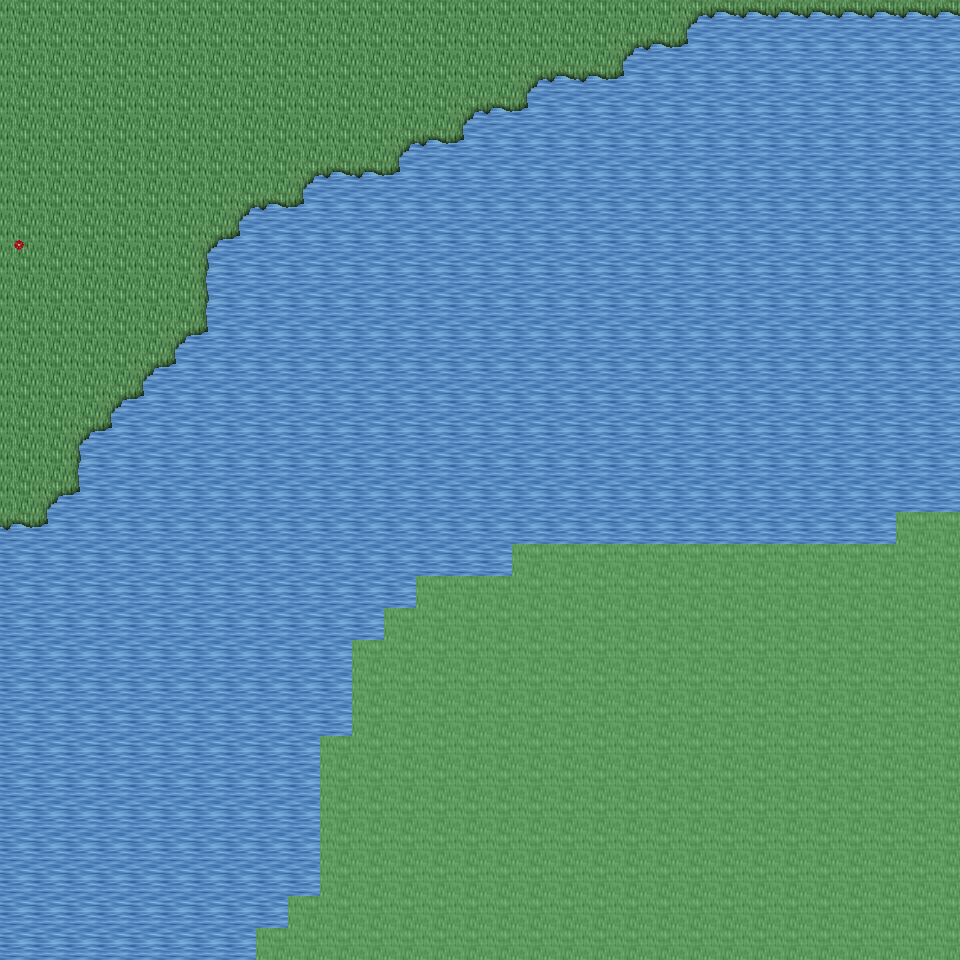

Rendered tile map (Tiled .tmx) drawn with the repository's tilesets; below, a short description and the map source with its tile grids summarised:
An orthogonal 30x30 tile map with 32x32 px tiles, 6 tile layers (Ground, Object, Object2, Above, ...), 14 tilesets and 4 objects (4x mapExit).

<map version="1.0" orientation="orthogonal" renderorder="right-down" width="30" height="30" tilewidth="32" tileheight="32" nextobjectid="5">
  <tileset firstgid="1" name="tileset_ground_ground" tilewidth="32" tileheight="32" tilecount="33" columns="3">
    <image source="../drawable/tileset_ground_ground.png" width="96" height="352" />
  </tileset>
  <tileset firstgid="34" name="tileset_plant_flower_daisy_red" tilewidth="32" tileheight="32" tilecount="8" columns="2">
    <image source="../drawable/tileset_plant_flower_daisy_red.png" width="64" height="128" />
  </tileset>
  <tileset firstgid="42" name="tileset_ground_grass_edges" tilewidth="32" tileheight="32" tilecount="36" columns="12">
    <image source="../drawable/tileset_ground_grass_edges.png" width="384" height="96" />
  </tileset>
  <tileset firstgid="78" name="tileset_ground_grass_corners" tilewidth="32" tileheight="32" tilecount="24" columns="6">
    <image source="../drawable/tileset_ground_grass_corners.png" width="192" height="128" />
  </tileset>
  <tileset firstgid="102" name="tileset_ground_water_pool" tilewidth="32" tileheight="32" tilecount="72" columns="3">
    <image source="../drawable/tileset_ground_water_pool.png" width="96" height="768" />
  </tileset>
  <tileset firstgid="174" name="tileset_plant_flower_daisy_white" tilewidth="32" tileheight="32" tilecount="8" columns="2">
    <image source="../drawable/tileset_plant_flower_daisy_white.png" width="64" height="128" />
  </tileset>
  <tileset firstgid="182" name="tileset_plant_grasses" tilewidth="32" tileheight="32" tilecount="6" columns="3">
    <image source="../drawable/tileset_plant_grasses.png" width="96" height="64" />
  </tileset>
  <tileset firstgid="188" name="tileset_item_statue_bird" tilewidth="32" tileheight="32" tilecount="8" columns="2">
    <image source="../drawable/tileset_item_statue_bird.png" width="64" height="128" />
  </tileset>
  <tileset firstgid="196" name="tileset_plant_tree_tree_darkgreen" tilewidth="32" tileheight="32" tilecount="88" columns="8">
    <image source="../drawable/tileset_plant_tree_tree_darkgreen.png" width="256" height="352" />
  </tileset>
  <tileset firstgid="284" name="tileset_logic_collision" tilewidth="32" tileheight="32" tilecount="1" columns="1">
    <image source="../drawable/tileset_logic_collision.png" width="32" height="32" />
  </tileset>
  <tileset firstgid="285" name="tileset_ground_water_pool_deep" tilewidth="32" tileheight="32" tilecount="72" columns="3">
    <image source="../drawable/tileset_ground_water_pool_deep.png" width="96" height="768" />
  </tileset>
  <tileset firstgid="357" name="tileset_logic_item_fruits" tilewidth="32" tileheight="32" tilecount="16" columns="8">
    <image source="../drawable/tileset_logic_item_fruits.png" width="256" height="64" />
  </tileset>
  <tileset firstgid="373" name="tileset_plant_tree_umbrella_thorn" tilewidth="32" tileheight="32" tilecount="18" columns="6">
    <image source="../drawable/tileset_plant_tree_umbrella_thorn.png" width="192" height="96" />
  </tileset>
  <tileset firstgid="391" name="tileset_light_light_5x5" tilewidth="32" tileheight="32" tilecount="25" columns="5">
    <image source="../drawable/tileset_light_light_5x5.png" width="160" height="160" />
  </tileset>
  <layer name="Ground" width="30" height="30">
    <data>[900 cells, 900 non-empty, 7 distinct tile ids]</data>
  </layer>
  <layer name="Object" width="30" height="30">
    <data>[900 cells, 75 non-empty, 8 distinct tile ids]</data>
  </layer>
  <layer name="Object2" width="30" height="30">
    <data>[900 cells, 0 non-empty, 0 distinct tile ids]</data>
  </layer>
  <layer name="Above" width="30" height="30">
    <data>[900 cells, 0 non-empty, 0 distinct tile ids]</data>
  </layer>
  <layer name="Above2" width="30" height="30">
    <data>[900 cells, 0 non-empty, 0 distinct tile ids]</data>
  </layer>
  <layer name="Walkable" width="30" height="30">
    <data>[900 cells, 251 non-empty, 1 distinct tile ids]</data>
  </layer>
  <objectgroup name="MapEvents">
    <object id="1" name="north" type="mapExit" x="0" y="0" width="960" height="32">
      <properties>
        <property name="map" value="level_0_x224_y76" />
        <property name="x" value="0" />
        <property name="y" value="28" />
      </properties>
    </object>
    <object id="2" name="south" type="mapExit" x="0" y="928" width="256" height="32">
      <properties>
        <property name="map" value="level_0_x224_y78" />
        <property name="x" value="0" />
        <property name="y" value="1" />
      </properties>
    </object>
    <object id="3" name="west" type="mapExit" x="0" y="0" width="32" height="960">
      <properties>
        <property name="map" value="level_0_x223_y77" />
        <property name="x" value="28" />
        <property name="y" value="0" />
      </properties>
    </object>
    <object id="4" name="east" type="mapExit" x="928" y="0" width="32" height="512">
      <properties>
        <property name="map" value="level_0_x225_y77" />
        <property name="x" value="1" />
        <property name="y" value="0" />
      </properties>
    </object>
  </objectgroup>
</map>
